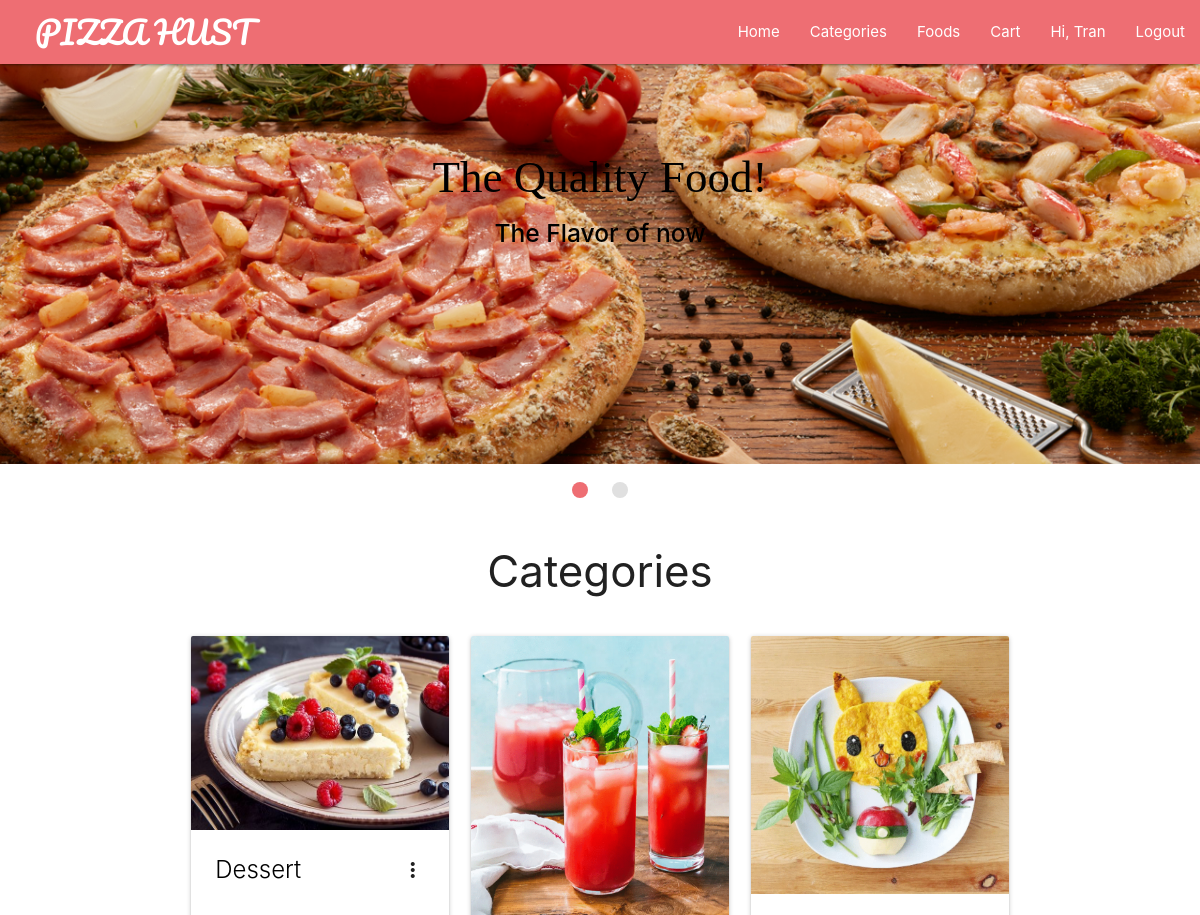
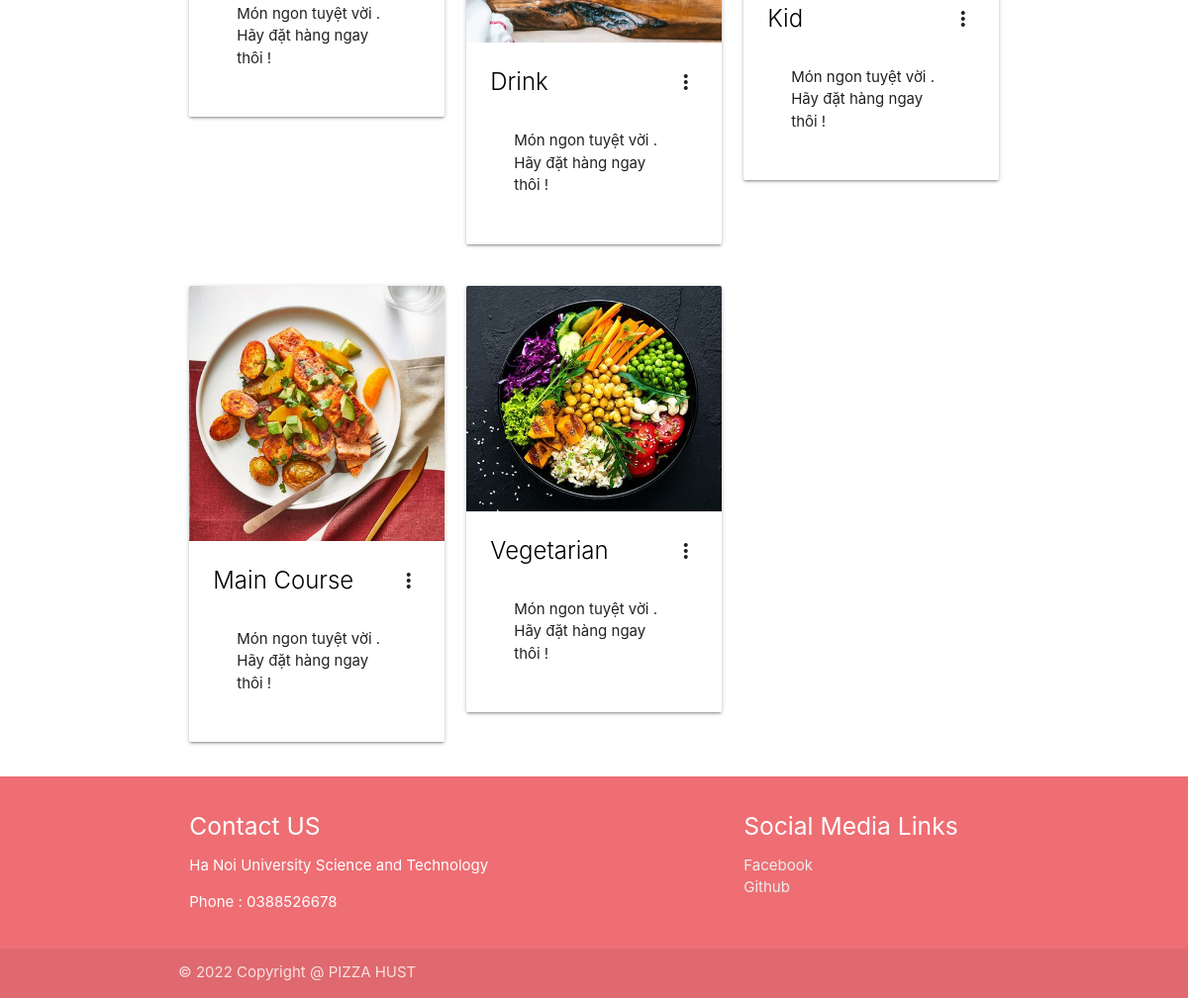
/food-categories.php (signed in), run on the app's committed database (2 pictures, top to bottom).
### tables this page shows
CREATE TABLE `categories` (
  `id` int(11) NOT NULL,
  `name` varchar(250) NOT NULL,
  `short_desc` varchar(250) NOT NULL,
  `long_desc` varchar(500) NOT NULL
);

### chunks/categories.php (the view, shortened to what this page needs)
<?php
require('backends/connection-pdo.php');
$sql = 'SELECT * FROM categories';
$query  = $pdoconn->prepare($sql);
$query->execute();
$arr_all = $query->fetchAll(PDO::FETCH_ASSOC);
?>
<section class="fcategories">
	<div class="container">
		<div class="section white center">
			<h3 class="header">Categories</h3>
		</div>
<?php if (count($arr_all) == 0) {
	echo '<div class="section gray center" style="border: 1px solid black; border-radius: 5px;">
			<p class="header">Sorry No Categories to Display!</p>
		</div>';
} else {  ?>
<?php for ($i=1; $i <= count($arr_all); ) { ?>
		<div class="row">
			<?php for ($j=1; $j <= 3; $j++) { ?>
				<?php if ($i+$j-2 == count($arr_all)) {
					break;
				}  ?>
			<div class="col s12 m4">
				<div class="card">
				    <div class="card-image waves-effect waves-block waves-light">
				      <img class="activator" src="images/banner<?php echo $i+$j-1; ?>.jpg">
				    </div>
				    <div class="card-content">
				      <span class="card-title activator grey-text text-darken-4"><a class="black-text" href="foods.php?id=<?php echo $arr_all[$i+$j-2]['id']; ?>"><?php echo $arr_all[$i+$j-2]['name']; ?></a><i class="material-icons right">more_vert</i></span>
				      <div class="card-content">
			          <p>Món ngon tuyệt vời . Hãy đặt hàng ngay thôi !</p>
			        </div>
				    </div>
				  </div>
			</div>
			<?php } ?>
			<?php $i = $i + 3; ?>
		</div>
		<?php
				}
			}
			 ?>
	</div>
</section>

### data on the page
categories: shows a picture, name "Dessert"
categories: shows a picture, name "Drink"
categories: shows a picture, name "Kid"
categories: shows a picture, name "Main Course"
categories: shows a picture, name "Vegetarian"

### other printed values
$_SESSION['user'] "Tran"
